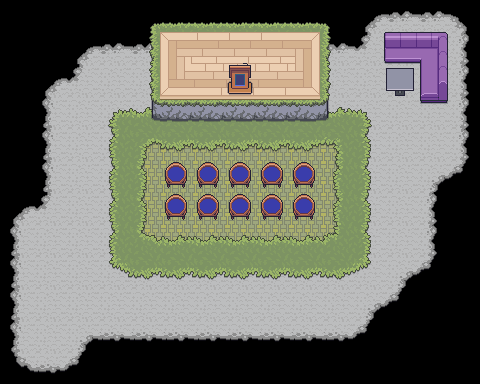

Rendered tile map (Tiled .tmx) drawn with the repository's tilesets; below, a short description and the full map source, tile grids included:
An orthogonal 15x12 tile map with 32x32 px tiles, 5 tile layers (Tile Layer 1, Tile Layer 4, Tile Layer 2, Tile Layer 3, ...), 4 tilesets.

<map version="1.5" tiledversion="1.7.2" orientation="orthogonal" renderorder="right-down" width="15" height="12" tilewidth="32" tileheight="32" infinite="0" nextlayerid="6" nextobjectid="1">
 <tileset firstgid="1" source="floors.tsx" />
 <tileset firstgid="281" source="gather_plants_outdoor_2.1.tsx" />
 <tileset firstgid="5321" source="../../../templates/UFP Offices/Assets/floor test.tsx" />
 <tileset firstgid="6665" source="../../../templates/UFP Offices/Assets/gather_terrains_3.x.tsx" />
 <layer id="1" name="Tile Layer 1" width="15" height="12">
  <data encoding="csv">
0,0,0,0,0,0,0,0,0,0,0,9065,9066,9066,9067,
0,0,9065,9066,9066,9066,9066,9066,9066,9066,9066,9149,9146,9146,9147,
0,9065,9149,9146,9146,9146,9146,9146,9146,9146,9146,9146,9146,9146,9147,
0,9145,9146,9146,9146,9146,9146,9146,9146,9146,9146,9146,9146,9146,9147,
0,9145,9146,9146,5530,5530,5530,5530,5530,5530,5530,9146,9146,9146,9147,
0,9145,9146,9146,5530,5530,5530,5530,5530,5530,5530,9146,9146,9068,9227,
9065,9149,9146,9146,5530,5530,5530,5530,5530,5530,5530,9146,9146,9147,0,
9145,9146,9146,9146,5530,5530,5530,5530,5530,5530,5530,9146,9146,9147,0,
9145,9146,9146,9146,9146,9146,9146,9146,9146,9146,9146,9146,9068,9227,0,
9145,9146,9146,9146,9146,9146,9146,9146,9146,9146,9146,9068,9227,0,0,
9145,9146,9068,9226,9226,9226,9226,9226,9226,9226,9226,9227,0,0,0,
9225,9226,9227,0,0,0,0,0,0,0,0,0,0,0,0
</data>
 </layer>
 <layer id="4" name="Tile Layer 4" width="15" height="12">
  <data encoding="csv">
0,0,0,0,0,0,0,0,0,0,0,0,0,0,0,
0,0,0,0,0,0,0,0,0,0,0,0,2147484840,2147484839,0,
0,0,0,0,0,0,0,0,0,0,0,0,2147484880,2147484879,0,
0,0,0,6908,6909,6909,6909,6909,6909,6909,6909,6910,2147484920,2147484919,0,
0,0,0,6988,6911,7069,7069,7069,7069,7069,6912,6990,0,0,0,
0,0,0,6988,6990,1877,1877,1877,1877,1877,6988,6990,0,0,0,
0,0,0,6988,6990,1877,1877,1877,1877,1877,6988,6990,0,0,0,
0,0,0,6988,6991,6909,6909,6909,6909,6909,6992,6990,0,0,0,
0,0,0,7068,7069,7069,7069,7069,7069,7069,7069,7070,0,0,0,
0,0,0,0,0,0,0,0,0,0,0,0,0,0,0,
0,0,0,0,0,0,0,0,0,0,0,0,0,0,0,
0,0,0,0,0,0,0,0,0,0,0,0,0,0,0
</data>
 </layer>
 <layer id="2" name="Tile Layer 2" width="15" height="12">
  <data encoding="csv">
0,0,0,0,6676,6677,6677,6677,6677,6677,6678,0,0,0,0,
0,0,0,0,6756,6757,6757,6757,6757,6757,6758,0,0,0,0,
0,0,0,0,6756,6757,6757,6757,6757,6757,6758,0,0,0,0,
0,0,0,0,6836,6837,6837,6837,6837,6837,6838,0,0,0,0,
0,0,0,0,0,0,0,0,0,0,0,0,0,0,0,
0,0,0,0,0,0,0,0,0,0,0,0,0,0,0,
0,0,0,0,0,0,0,0,0,0,0,0,0,0,0,
0,0,0,0,0,0,0,0,0,0,0,0,0,0,0,
0,0,0,0,0,0,0,0,0,0,0,0,0,0,0,
0,0,0,0,0,0,0,0,0,0,0,0,0,0,0,
0,0,0,0,0,0,0,0,0,0,0,0,0,0,0,
0,0,0,0,0,0,0,0,0,0,0,0,0,0,0
</data>
 </layer>
 <layer id="3" name="Tile Layer 3" width="15" height="12">
  <data encoding="csv">
0,0,0,0,0,0,0,0,0,0,0,0,0,0,0,
0,0,0,0,0,5339,5340,5340,5340,5341,0,0,0,0,0,
0,0,0,0,0,5381,5382,5382,5382,5383,0,0,0,0,0,
0,0,0,0,0,1610618160,1610618160,1610618160,1610618160,1610618160,0,0,0,0,0,
0,0,0,0,0,0,0,0,0,0,0,0,0,0,0,
0,0,0,0,0,0,0,0,0,0,0,0,0,0,0,
0,0,0,0,0,0,0,0,0,0,0,0,0,0,0,
0,0,0,0,0,0,0,0,0,0,0,0,0,0,0,
0,0,0,0,0,0,0,0,0,0,0,0,0,0,0,
0,0,0,0,0,0,0,0,0,0,0,0,0,0,0,
0,0,0,0,0,0,0,0,0,0,0,0,0,0,0,
0,0,0,0,0,0,0,0,0,0,0,0,0,0,0
</data>
 </layer>
 <layer id="5" name="Tile Layer 5" width="15" height="12">
  <data encoding="csv">
0,0,0,0,0,0,0,0,0,0,0,0,0,0,0,
0,0,0,0,0,0,0,2028,0,0,0,0,0,0,0,
0,0,0,0,0,0,0,2068,0,0,0,0,0,0,0,
0,0,0,0,0,0,0,0,0,0,0,0,0,0,0,
0,0,0,0,0,0,0,0,0,0,0,0,0,0,0,
0,0,0,0,0,0,0,0,0,0,0,0,0,0,0,
0,0,0,0,0,0,0,0,0,0,0,0,0,0,0,
0,0,0,0,0,0,0,0,0,0,0,0,0,0,0,
0,0,0,0,0,0,0,0,0,0,0,0,0,0,0,
0,0,0,0,0,0,0,0,0,0,0,0,0,0,0,
0,0,0,0,0,0,0,0,0,0,0,0,0,0,0,
0,0,0,0,0,0,0,0,0,0,0,0,0,0,0
</data>
 </layer>
</map>
